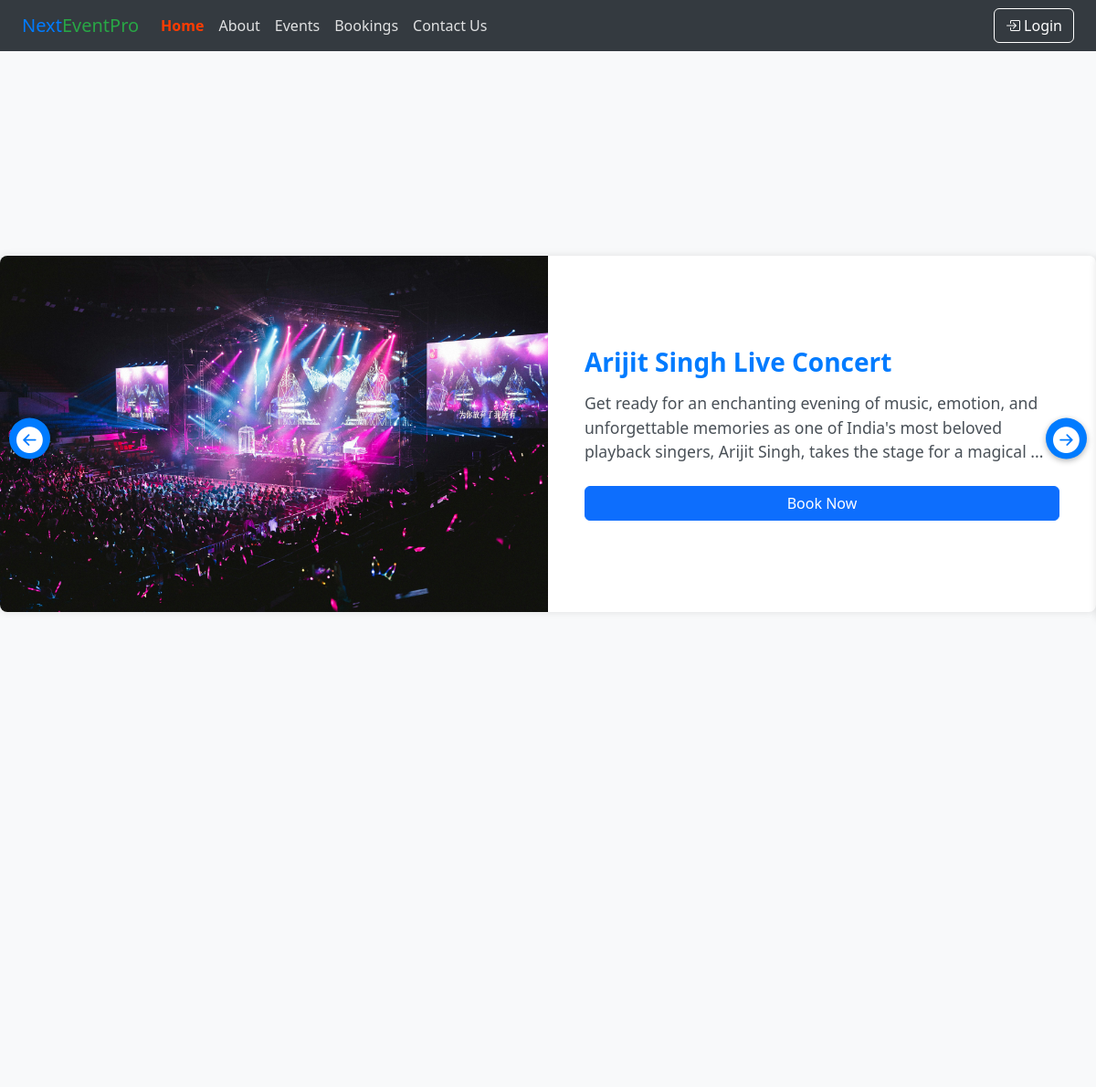
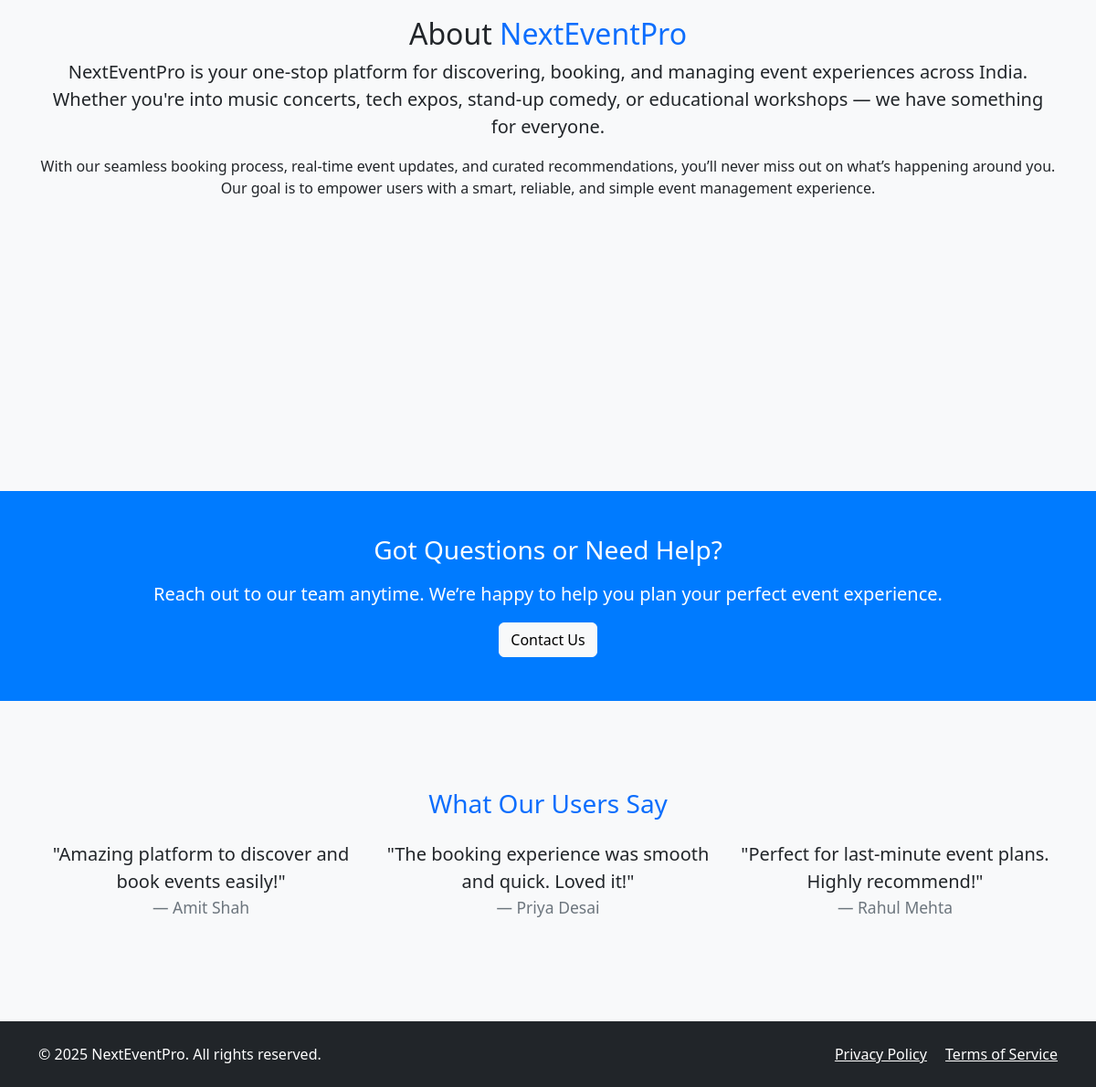
The page / on the database its author committed (2 pictures, top to bottom).
### tables this page shows
CREATE TABLE `events` (
  `id` int(11) NOT NULL,
  `title` varchar(255) NOT NULL,
  `description` text NOT NULL,
  `city_id` int(11) NOT NULL,
  `address` text NOT NULL,
  `event_date` date NOT NULL,
  `total_seats` int(11) NOT NULL,
  `available_seats` int(11) NOT NULL,
  `price` decimal(10,2) NOT NULL,
  `category` varchar(100) NOT NULL,
  `status` varchar(20) NOT NULL,
  `image` varchar(255) NOT NULL,
  `created_at` timestamp NOT NULL DEFAULT current_timestamp()
);

### index.php (the view, shortened to what this page needs)
<?php
include "connect.php";
?>
<!DOCTYPE html>
<html lang="en">
<head>
  <link href="https://cdn.jsdelivr.net/npm/bootstrap@5.3.0/dist/css/bootstrap.min.css" rel="stylesheet" />
  <link href="https://cdn.jsdelivr.net/npm/bootstrap-icons@1.11.3/font/bootstrap-icons.css" rel="stylesheet" />
  <link href="style.css" rel="stylesheet">
</head>
<body>
<nav class="navbar navbar-expand-lg navbar-dark">
  <div class="container-fluid px-4">
    <a class="navbar-brand brand-name" href="index.php">
      <span class="blue">Next</span><span class="green">EventPro</span>
    </a>
    <div class="collapse navbar-collapse" id="navbarContent">
      <ul class="navbar-nav me-auto">
        <li class="nav-item"><a class="nav-link active" href="index.php">Home</a></li>
        <li class="nav-item"><a class="nav-link" href="#about-section">About</a></li>
        <li class="nav-item"><a class="nav-link" href="event.php">Events</a></li>
        <li class="nav-item"><a class="nav-link" href="booking.php">Bookings</a></li>
        <li class="nav-item"><a class="nav-link" href="./contact.php">Contact Us</a></li>
      </ul>
      <ul class="navbar-nav ms-auto">
        <?php if (isset($_SESSION["email"])): ?>
          <li class="nav-item dropdown">
            <a class="nav-link dropdown-toggle" href="#" id="userDropdown" data-bs-toggle="dropdown">
              <i class="bi bi-person-circle"></i> Profile
            </a>
            <ul class="dropdown-menu dropdown-menu-end">
              <li><a class="dropdown-item" href="profile.php">My Profile</a></li>
              <li><hr class="dropdown-divider"></li>
              <li><a class="dropdown-item text-danger" href="logout.php">Logout</a></li>
            </ul>
          </li>
        <?php else: ?>
          <li class="nav-item">
            <a class="btn btn-outline-light" href="loging.php">
              <i class="bi bi-box-arrow-in-right"></i> Login
            </a>
          </li>
        <?php endif; ?>
      </ul>
    </div>
  </div>
</nav>
<div id="sdk-AD_HOME_CAROUSEL" class="container-fluid px-0 mt-4">
  <div class="position-relative w-100">
    <div id="eventSlider">
      <?php
      $sliderQuery = "SELECT * FROM events WHERE status = 'Active' ORDER BY created_at DESC LIMIT 5";
      $sliderResult = mysqli_query($con, $sliderQuery);
      while ($row = mysqli_fetch_assoc($sliderResult)):
      ?>
        <div class="slide">
          <div class="left">
            <img src="admin/uploads/<?= htmlspecialchars($row['image']) ?>" alt="<?= htmlspecialchars($row['title']) ?>" />
          </div>
          <div class="right">
            <h3><?= htmlspecialchars($row['title']) ?></h3>
            <p><?= substr(htmlspecialchars($row['description']), 0, 180) . '...' ?></p>
            <a href="book_event.php?id=<?= $row['id'] ?>" class="btn btn-primary">Book Now</a>
          </div>
        </div>
      <?php endwhile; ?>
    </div>
    <button class="btn-prev" onclick="scrollPrev()">
      <i class="bi bi-arrow-left-circle-fill"></i>
    </button>
    <button class="btn-next" onclick="scrollNext()">
      <i class="bi bi-arrow-right-circle-fill"></i>
    </button>
  </div>
</div>
<section class="container mt-5" id="about-section">
  <div class="text-center mb-4">
    <h2>About <span class="text-primary">NextEventPro</span></h2>
    <p class="lead">
      NextEventPro is your one-stop platform for discovering, booking, and managing event experiences across India.
      Whether you're into music concerts, tech expos, stand-up comedy, or educational workshops — we have something for everyone.
    </p>
    <p>
      With our seamless booking process, real-time event updates, and curated recommendations, you’ll never miss out on what’s happening around you.
      Our goal is to empower users with a smart, reliable, and simple event management experience.
    </p>
  </div>
</section>
<section class="text-white text-center py-5" style="background-color: #007BFF;">
  <div class="container">
    <h3 class="mb-3">Got Questions or Need Help?</h3>
    <p class="lead">Reach out to our team anytime. We’re happy to help you plan your perfect event experience.</p>
    <a href="#" class="btn btn-light">Contact Us</a>
  </div>
</section>
<section class="bg-light mt-5 py-5">
  <div class="container">
    <h3 class="text-center text-primary mb-4">What Our Users Say</h3>
    <div class="row text-center">
      <div class="col-md-4">
        <blockquote class="blockquote">
          <p>"Amazing platform to discover and book events easily!"</p>
          <footer class="blockquote-footer">Amit Shah</footer>
        </blockquote>
      </div>
      <div class="col-md-4">
        <blockquote class="blockquote">
          <p>"The booking experience was smooth and quick. Loved it!"</p>
          <footer class="blockquote-footer">Priya Desai</footer>
        </blockquote>
      </div>
      <div class="col-md-4">
        <blockquote class="blockquote">
          <p>"Perfect for last-minute event plans. Highly recommend!"</p>
          <footer class="blockquote-footer">Rahul Mehta</footer>
        </blockquote>
      </div>
    </div>
  </div>
</section>
<footer class="bg-dark text-white py-4 mt-5">
  <div class="container text-center">
    <div class="row">
      <div class="col-md-6 text-md-start mb-3 mb-md-0">
        &copy; <?= date('Y') ?> NextEventPro. All rights reserved.
      </div>
      <div class="col-md-6 text-md-end">
        <a href="#" class="text-white me-3">Privacy Policy</a>
        <a href="#" class="text-white">Terms of Service</a>
      </div>
    </div>
  </div>
</footer>
</body>
</html>

### style.css (style rules this page uses)
body { background-color: #f8f9fa; color: #212529; font-family: 'Segoe UI', sans-serif; }
.brand-name span.blue { color: #007BFF; }
.brand-name span.green { color: #28a745; }
.navbar-dark { background-color: #343a40 !important; }
.navbar-dark .nav-link { color: rgba(255, 255, 255, 0.85); }
.navbar-dark .nav-link.active, .navbar-dark .nav-link:hover { color: #ff3c00; font-weight: 600; }
.btn-outline-light { color: white; border-color: white; }
#sdk-AD_HOME_CAROUSEL { position: relative; overflow: hidden; height: 100vh; display: flex; align-items: center; justify-content: center; }
#eventSlider { display: flex; transition: transform 0.4s ease-in-out; height: 100%; }
.slide { flex: 0 0 100%; display: flex; height: 100%; background: white; box-shadow: 0 0 8px rgba(0, 0, 0, 0.1); border-radius: 8px; overflow: hidden; }
.slide img { width: 100%; height: 100%; object-fit: cover; }
.slide .left, .slide .right { width: 50%; }
.slide .right { padding: 40px; display: flex; flex-direction: column; justify-content: center; }
.slide h3 { color: #007BFF; font-weight: bold; margin-bottom: 15px; }
.slide p { font-size: 1.1rem; margin-bottom: 25px; color: #495057; }
.btn-prev, .btn-next { position: absolute; top: 50%; transform: translateY(-50%); z-index: 10; border: none; background: #007BFF; color: white; width: 45px; height: 45px; font-size: 1.8rem; border-radius: 50%; box-shadow: 0 2px 6px rgba(0, 0, 0, 0.3); }
.btn-prev { left: 10px; }
.btn-next { right: 10px; }
#eventSlider { -ms-overflow-style: none; scrollbar-width: none; }
#about-section { height: 100vh; display: flex; align-items: center; justify-content: center; flex-direction: column; }

### index.php (style rules this page uses)
.navbar-dark .nav-link.active, .navbar-dark .nav-link:hover { color: #ff3c00; font-weight: 600; }

### rows shown on the page
events: image (picture), title "Arijit Singh Live Concert", description "Get ready for an enchanting evening of music, emotion, and unforgettable memories as one of India's most beloved playback singers, Arijit Singh, takes the stage for a magical"
